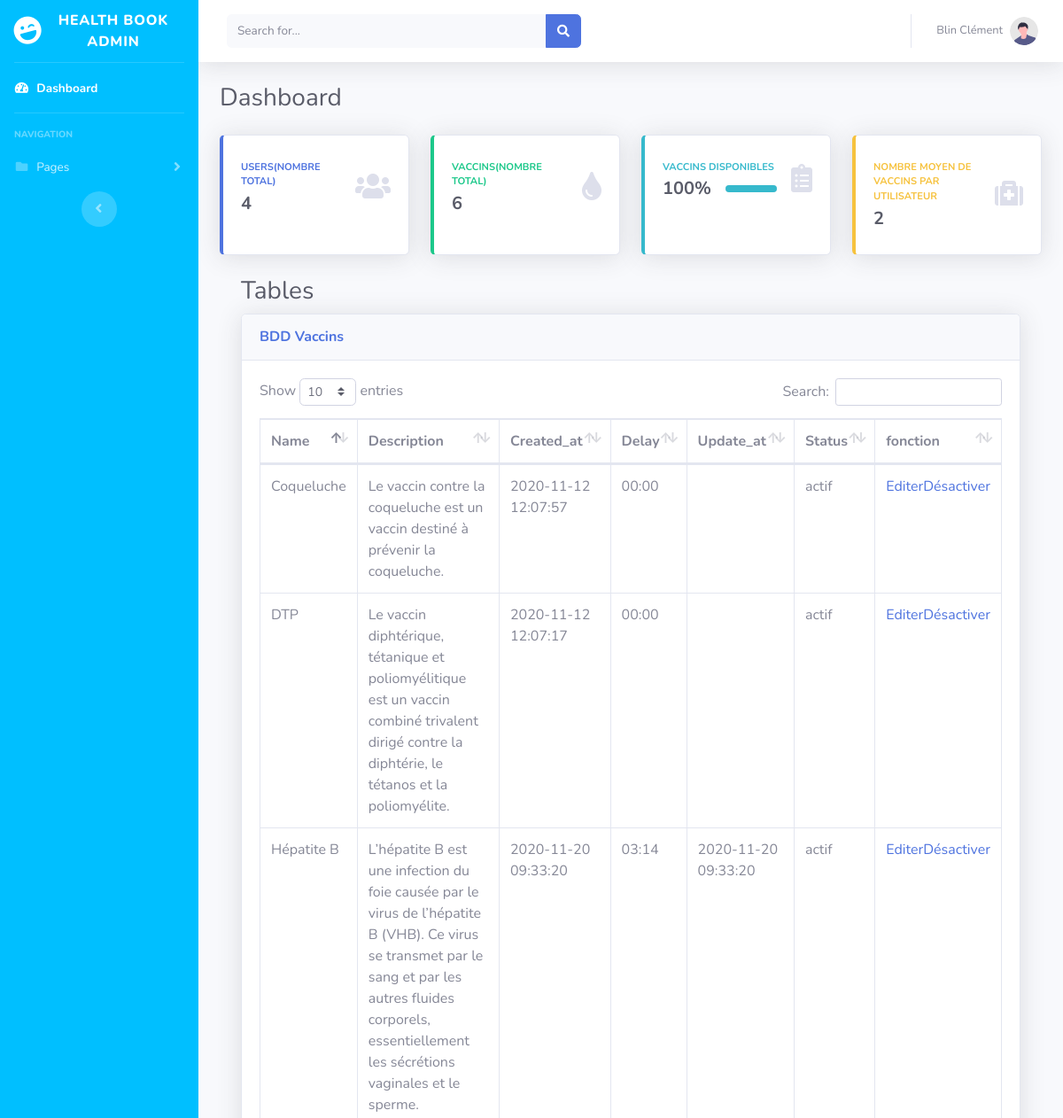
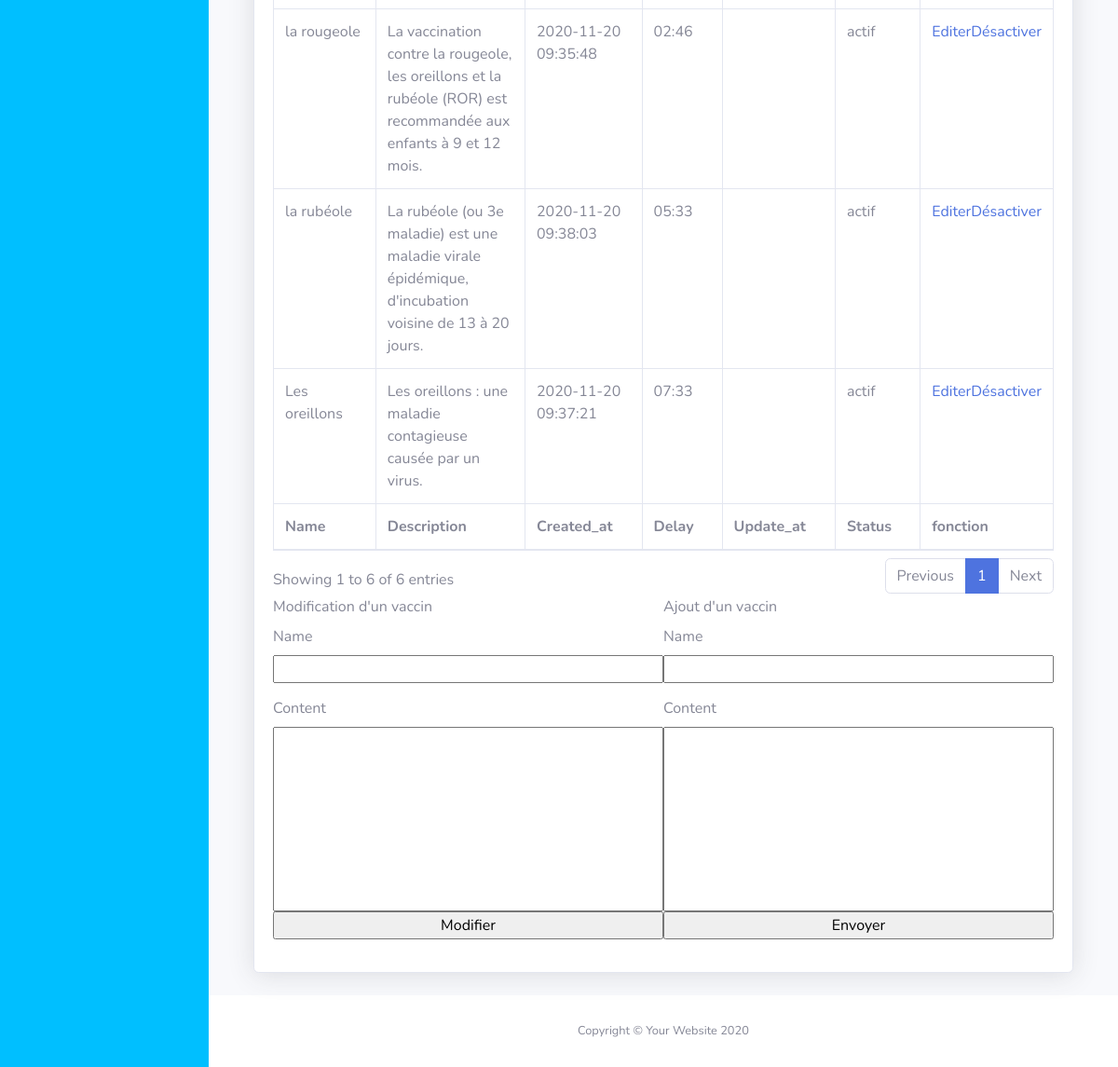
/admin/index.php (signed in), run on the app's committed database (2 pictures, top to bottom).
### tables this page shows
CREATE TABLE `vaccins` (
  `id` int(11) NOT NULL,
  `name` varchar(50) NOT NULL,
  `description` text DEFAULT NULL,
  `created_at` datetime NOT NULL DEFAULT current_timestamp(),
  `delay` int(11) NOT NULL,
  `updated_at` datetime DEFAULT NULL,
  `status` varchar(15) NOT NULL DEFAULT 'actif'
);

### admin/index.php (the view, shortened to what this page needs)
<?php
require('../inc/pdo.php');
if(!empty($_SESSION['user']['role']) && $_SESSION['user']['role'] == 'admin') {
  $sql = "SELECT * FROM vaccins";
  $query = $pdo->prepare($sql);
  $query->execute();
  $vaccins = $query->fetchAll();
  $vaccin_id = $_GET['id'];
  $sql = "SELECT * FROM vaccins WHERE id =:id_vaccins ";
  $query = $pdo->prepare($sql);
  $query->bindValue(':id_vaccins',$vaccin_id,PDO::PARAM_INT);
  $query->execute();
  $vaccin_placeholder = $query->fetch();
} else {
  header('Location: ../index.php');
  die();
}
if (!empty($vaccins)) {
  $sql = "SELECT COUNT(*) FROM vaccins WHERE status = 'actif'";
  $query = $pdo->prepare($sql);
  $query->execute();
  $nb_vaccins_actif = $query->fetch();
}
if (!empty($vaccins)) {
  $sql = "SELECT COUNT(*) FROM vaccins WHERE status = 'desactive'";
  $query = $pdo->prepare($sql);
  $query->execute();
  $nb_vaccins_desactive = $query->fetch();
}
$nb_total_vaccins = $nb_vaccins_actif['COUNT(*)'] + $nb_vaccins_desactive['COUNT(*)'];
$poucentage_active = ($nb_vaccins_actif['COUNT(*)'] / $nb_total_vaccins) * 100;
$sql = "SELECT * FROM users";
$query = $pdo->prepare($sql);
$query->execute();
$users = $query->fetchAll();
  if (!empty($users)) {
    $sql = "SELECT COUNT(*) FROM users";
    $query = $pdo->prepare($sql);
    $query->execute();
    $nb_users = $query->fetch();
  }
$sql = "SELECT COUNT(id_user) FROM user_vaccin GROUP BY id_vaccin";
$query = $pdo->prepare($sql);
$query->execute();
$nb_users_vaccins = $query->fetch();
$sql = "SELECT COUNT(id_user) FROM user_vaccin";
$query = $pdo->prepare($sql);
$query->execute();
$nb_allvaccins_for_users = $query->fetch();
if ($nb_users_vaccins==0){
    $nb_users_vaccins['COUNT(id_user)']=1;
    $moyenne_devaccins_paruser = $nb_allvaccins_for_users['COUNT(id_user)']/$nb_users_vaccins['COUNT(id_user)'];
}else{
    $moyenne_devaccins_paruser = $nb_allvaccins_for_users['COUNT(id_user)']/$nb_users_vaccins['COUNT(id_user)'];
}
require('inc/header-back.php');
require('inc/navbar.php');
?>
        <div id="content-wrapper" class="d-flex flex-column">
            <div id="content">
                <nav class="navbar navbar-expand navbar-light bg-white topbar mb-4 static-top shadow">
                    <form
                        class="d-none d-sm-inline-block form-inline mr-auto ml-md-3 my-2 my-md-0 mw-100 navbar-search">
                        <div class="input-group">
                            <input type="text" class="form-control bg-light border-0 small" placeholder="Search for..."
                                aria-label="Search" aria-describedby="basic-addon2">
                            <div class="input-group-append">
                                <button class="btn btn-primary" type="button">
                                    <i class="fas fa-search fa-sm"></i>
                                </button>
                            </div>
                        </div>
                    </form>
                    <ul class="navbar-nav ml-auto">
                        <li class="nav-item dropdown no-arrow">
                            <a class="nav-link dropdown-toggle" href="#" id="userDropdown" role="button"
                                data-toggle="dropdown" aria-haspopup="true" aria-expanded="false">
                                <span class="mr-2 d-none d-lg-inline text-gray-600 small"><?php echo ucfirst(strtolower($_SESSION['user']['nom'])) . ' ' . ucfirst(strtolower($_SESSION['user']['prenom'])); ?></span>
                                <img class="img-profile rounded-circle"
                                    src="img/undraw_profile.svg">
                            </a>
                        </li>
                    </ul>
                </nav>
                <div class="container-fluid">
                    <div class="d-sm-flex align-items-center justify-content-between mb-4">
                        <h1 class="h3 mb-0 text-gray-800">Dashboard</h1>
                    </div>
                    <div class="row">
                        <div class="col-xl-3 col-md-6 mb-4">
                            <div class="card border-left-primary shadow h-100 py-2">
                                <div class="card-body">
                                    <div class="row no-gutters align-items-center">
                                        <div class="col mr-2">
                                            <div class="text-xs font-weight-bold text-primary text-uppercase mb-1">
                                                Users(Nombre Total)</div>
                                            <div class="h5 mb-0 font-weight-bold text-gray-800"><?php echo $nb_users['COUNT(*)']; ?></div>
                                        </div>
                                        <div class="col-auto">
                                            <i class="fas fa-users fa-2x text-gray-300"></i>
                                        </div>
                                    </div>
                                </div>
                            </div>
                        </div>
                        <div class="col-xl-3 col-md-6 mb-4">
                            <div class="card border-left-success shadow h-100 py-2">
                                <div class="card-body">
                                    <div class="row no-gutters align-items-center">
                                        <div class="col mr-2">
                                            <div class="text-xs font-weight-bold text-success text-uppercase mb-1">
                                                Vaccins(Nombre Total) </div>
                                            <div class="h5 mb-0 font-weight-bold text-gray-800"><?php echo $nb_vaccins_desactive['COUNT(*)'] + $nb_vaccins_actif['COUNT(*)']; ?></div>
                                        </div>
                                        <div class="col-auto">
                                            <i class="fas fa-tint fa-2x text-gray-300"></i>
                                        </div>
                                    </div>
                                </div>
                            </div>
                        </div>
                        <div class="col-xl-3 col-md-6 mb-4">
                            <div class="card border-left-info shadow h-100 py-2">
                                <div class="card-body">
                                    <div class="row no-gutters align-items-center">
                                        <div class="col mr-2">
                                            <div class="text-xs font-weight-bold text-info text-uppercase mb-1">Vaccins disponibles
                                            </div>
                                            <div class="row no-gutters align-items-center">
                                                <div class="col-auto">
                                                    <div class="h5 mb-0 mr-3 font-weight-bold text-gray-800"><?php echo $poucentage_active . "%"; ?></div>
                                                </div>
                                                <div class="col">
                                                    <div class="progress progress-sm mr-2">
                                                        <div class="progress-bar bg-info" role="progressbar"
                                                            style="width:<?php echo $poucentage_active.'%'; ?>" aria-valuenow="50" aria-valuemin="0"
                                                            aria-valuemax="100"></div>
                                                    </div>
                                                </div>
                                            </div>
                                        </div>
                                        <div class="col-auto">
                                            <i class="fas fa-clipboard-list fa-2x text-gray-300"></i>
                                        </div>
                                    </div>
                                </div>
                            </div>
                        </div>
                        <div class="col-xl-3 col-md-6 mb-4">
                            <div class="card border-left-warning shadow h-100 py-2">
                                <div class="card-body">
                                    <div class="row no-gutters align-items-center">
                                        <div class="col mr-2">
                                            <div class="text-xs font-weight-bold text-warning text-uppercase mb-1">
                                                Nombre moyen de vaccins par utilisateur</div>
                                            <div class="h5 mb-0 font-weight-bold text-gray-800"><?php echo floor($moyenne_devaccins_paruser); ?></div>
                                        </div>
                                        <div class="col-auto">
                                            <i class="fas fa-medkit fa-2x text-gray-300"></i>
                                        </div>
                                    </div>
                                </div>
                            </div>
                        </div>
                    </div>
                    <div class="container-fluid">
                        <h1 class="h3 mb-2 text-gray-800">Tables</h1>
                        <div class="card shadow mb-4">
                            <div class="card-header py-3">
                                <h6 class="m-0 font-weight-bold text-primary">BDD Vaccins</h6>
                            </div>
                            <div class="card-body">
                                <div class="table-responsive">
                                    <table class="table table-bordered" id="dataTable" width="100%" cellspacing="0">
                                        <thead>
                                            <tr>
                                                <th>Name</th>
                                                <th>Description</th>
                                                <th>Created_at</th>
                                                <th>Delay</th>
                                                <th>Update_at</th>
                                                <th>Status</th>
                                                <th>fonction</th>
                                            </tr>
                                        </thead>
                                        <tfoot>
                                            <tr>
                                              <th>Name</th>
                                              <th>Description</th>
                                              <th>Created_at</th>
                                              <th>Delay</th>
                                              <th>Update_at</th>
                                              <th>Status</th>
                                              <th>fonction</th>
                                            </tr>
                                        </tfoot>
                                        <tbody>
                                          <?php foreach ($vaccins as $vaccin) {?>
                                                  <tr>
                                                    <td><?php echo $vaccin['name'];?></td>
                                                    <td><?php echo $vaccin['description'];?></td>
                                                    <td><?php echo $vaccin['created_at'];?></td>
                                                    <td><?php echo date('H:i',$vaccin['delay']);?></td>
                                                    <td><?php echo $vaccin['updated_at'];?></td>
                                                    <td><?php echo $vaccin['status'];?></td><?php
                                                    if (!empty($vaccin) && $vaccin['status'] == 'actif') {?>
                                                      <td><?php echo '<a href="index.php?id='.$vaccin['id'].'&&tag=none">Editer</a>';
                                                                echo '<a href="index.php?id='.$vaccin['id'].'&&tag=sup">Désactiver</a>';?> </td><?php
                                                    }elseif (!empty($vaccin) && $vaccin['status'] == 'desactive') {?>
                                                      <td><?php echo '<a href="index.php?id='.$vaccin['id'].'&&tag=none">Editer</a>';
                                                                echo '<a href="index.php?id='.$vaccin['id'].'&&tag=add">Activer</a>';?></td><?php
                                                      }
                                                      ?>
                                                  </tr><?php
                                                }?>
                                        </tbody>
                                    </table>
                                    </div>
                                    <div class="form-edit-add">
                                      <form class="form-edit" action="" method="post">
                                          <label for="name">Modification d'un vaccin</label>
                                          <label for="name">Name</label>
                                          <input id="name-edit" type="text" name="name-edit" value="<?php if(!empty($_POST['name'])){echo $_POST['name'];} else { echo $vaccin_placeholder['name']; } ?>">
                                          <label for="description">Content</label>
                                          <textarea id="description" rows="8" cols="80" name="description"><?php if(!empty($_POST['description'])){echo $_POST['description'];} else {echo $vaccin_placeholder['description'];} ?></textarea>
                                          <input type="submit" name="submited_edit" value="Modifier">
                                      </form>
                                      <form class="form-add" action="" method="post" >
                                        <label for="title">Ajout d'un vaccin</label>
                                        <div class="errorses">
                                          <label for="title">Name</label>
                                        </div>
                                        <input type="text" id="title" name="title" value="<?php if(!empty($_POST['title'])) { echo $_POST['title']; } ?>">
                                        <div class="errorses">
                                          <label for="content">Content</label>
                                        </div>
                                        <textarea name="content" rows="8" cols="80"><?php if(!empty($_POST['content'])) { echo $_POST['content']; } ?></textarea>
                                        <input type="submit" name="submited_add" value="Envoyer">
                                      </form>
                                </div>
                            </div>
                        </div>
                    </div>
                </div>
                </div>
                <?php require('inc/footer-back.php');?>

### data on the page
vaccins: name "DTP", description "Le vaccin diphtérique, tétanique et poliomyélitique est un vaccin combiné trivalent dirigé contre la diphtérie, le tétanos et la poliomyélite.", created_at "2020-11-12 12:07:17", delay "00:00", status "actif"
vaccins: name "Coqueluche", description "Le vaccin contre la coqueluche est un vaccin destiné à prévenir la coqueluche.", created_at "2020-11-12 12:07:57", delay "00:00", status "actif"
vaccins: name "Hépatite B", description "L’hépatite B est une infection du foie causée par le virus de l’hépatite B (VHB). Ce virus se transmet par le sang et par les autres fluides corporels, essentiellement les sécrétions vaginales et le sperme.", created_at "2020-11-20 09:33:20", delay "03:14", updated_at "2020-11-20 09:33:20", status "actif"
vaccins: name "la rougeole", description "La vaccination contre la rougeole, les oreillons et la rubéole (ROR) est recommandée aux enfants à 9 et 12 mois.", created_at "2020-11-20 09:35:48", delay "02:46", status "actif"
vaccins: name "Les oreillons", description "Les oreillons : une maladie contagieuse causée par un virus.", created_at "2020-11-20 09:37:21", delay "07:33", status "actif"
vaccins: name "la rubéole", description "La rubéole (ou 3e maladie) est une maladie virale épidémique, d'incubation voisine de 13 à 20 jours.", created_at "2020-11-20 09:38:03", delay "05:33", status "actif"

### other printed values
$_SESSION['user']['nom'] "Blin"
$_SESSION['user']['prenom'] "Clément"
$nb_users['COUNT(*)'] "4"
$nb_vaccins_desactive['COUNT(*)'] + $nb_vaccins_actif['COUNT(*)'] "6"
$poucentage_active "100"
floor($moyenne_devaccins_paruser) "2"
